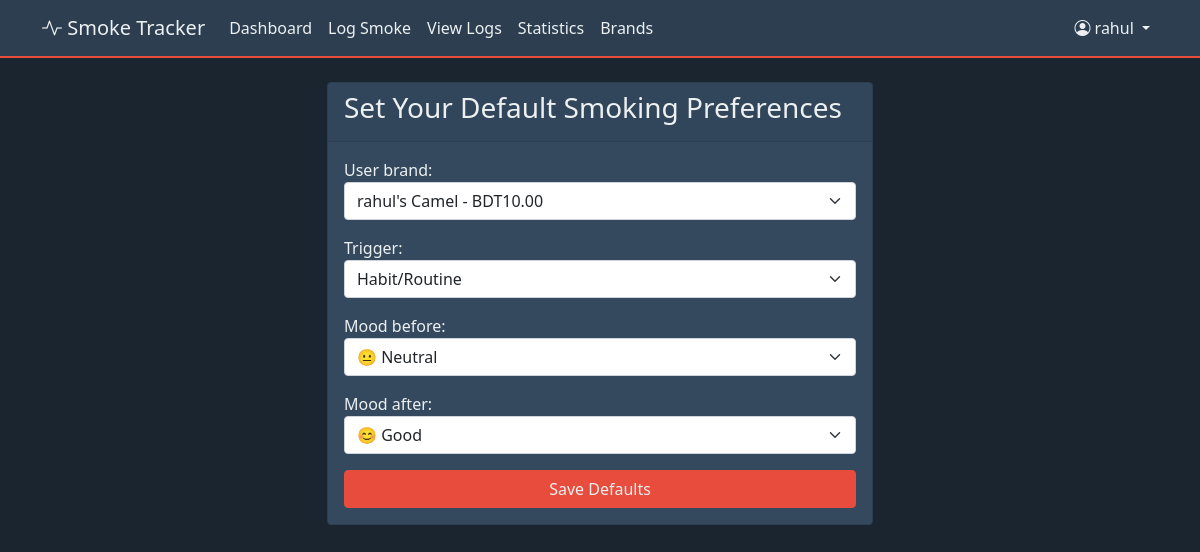
The page /set-defaults/ (signed in) on the database its author committed.
### tracker/models.py (models this page shows, shortened)
class UserDefault(models.Model):
    user = models.OneToOneField(User, on_delete=models.CASCADE)
    user_brand = models.ForeignKey(UserBrand, on_delete=models.SET_NULL, null=True, blank=True)
    trigger = models.CharField(max_length=20, choices=SmokeLog.TRIGGER_CHOICES, default='other')
    mood_before = models.IntegerField(choices=SmokeLog.MOOD_CHOICES, default=3)
    mood_after = models.IntegerField(choices=SmokeLog.MOOD_CHOICES, default=3)

### tracker/views.py (the view)
# urls.py: path('set-defaults/', views.set_defaults, name='set_defaults'),
@login_required
def set_defaults(request):
    try:
        defaults = UserDefault.objects.get(user=request.user)
    except UserDefault.DoesNotExist:
        defaults = None
    if request.method == 'POST':
        form = UserDefaultForm(request.POST, instance=defaults)
        form.fields['user_brand'].queryset = UserBrand.objects.filter(user=request.user)
        if form.is_valid():
            defaults = form.save(commit=False)
            defaults.user = request.user
            defaults.save()
            messages.success(request, 'Default settings updated successfully!')
            return redirect('home')
    else:
        form = UserDefaultForm(instance=defaults)
        form.fields['user_brand'].queryset = UserBrand.objects.filter(user=request.user)
    return render(request, 'tracker/set_defaults.html', {'form': form})

### tracker/forms.py
class UserDefaultForm(forms.ModelForm):
    class Meta:
        model = UserDefault
        fields = ['user_brand', 'trigger', 'mood_before', 'mood_after']
        widgets = {
            'user_brand': forms.Select(attrs={'class': 'form-select'}),
            'trigger': forms.Select(attrs={'class': 'form-select'}),
            'mood_before': forms.Select(attrs={'class': 'form-select'}),
            'mood_after': forms.Select(attrs={'class': 'form-select'}),
        }

### tracker/models.py (called while the page is built)
    def __str__(self):
        return f"{self.user.username}'s {self.brand.name} - {self.user.profile.currency}{self.price}"

### tracker/templates/tracker/set_defaults.html (shortened to what this page needs)
{% extends 'tracker/base.html' %}
{% block content %}
<div class="row justify-content-center">
    <div class="col-md-6">
        <div class="card">
            <div class="card-header">
                <h3>Set Your Default Smoking Preferences</h3>
            </div>
            <div class="card-body">
                <form method="post">
                    {{ form.as_p }}
                    <button type="submit" class="btn btn-primary w-100">Save Defaults</button>
                </form>
            </div>
        </div>
    </div>
</div>
{% endblock %}

### tracker/templates/tracker/base.html (shortened to what this page needs)
{% load static %}
<!DOCTYPE html>
<html lang="en">
<head>
    <link href="https://cdn.jsdelivr.net/npm/bootstrap@5.1.3/dist/css/bootstrap.min.css" rel="stylesheet">
    <link href="https://cdn.jsdelivr.net/npm/bootstrap-icons@1.8.1/font/bootstrap-icons.css" rel="stylesheet">
    <link rel="stylesheet" href="{% static 'css/custom.css' %}">
</head>
<body>
    <nav class="navbar navbar-expand-lg navbar-dark bg-dark">
        <div class="container">
            <a class="navbar-brand" href="{% url 'home' %}">
                <i class="bi bi-activity"></i> Smoke Tracker
            </a>
            <div class="collapse navbar-collapse" id="navbarNav">
                <ul class="navbar-nav me-auto">
                    {% if user.is_authenticated %}
                        <li class="nav-item">
                            <a class="nav-link" href="{% url 'home' %}">Dashboard</a>
                        </li>
                        <li class="nav-item">
                            <a class="nav-link" href="{% url 'log_smoke' %}">Log Smoke</a>
                        </li>
                        <li class="nav-item">
                            <a class="nav-link" href="{% url 'log_list' %}">View Logs</a>
                        </li>
                        <li class="nav-item">
                            <a class="nav-link" href="{% url 'stats' %}">Statistics</a>
                        </li>
                        <li class="nav-item">
                            <a class="nav-link" href="{% url 'brand_list' %}">Brands</a>
                        </li>
                    {% endif %}
                </ul>
                <ul class="navbar-nav">
                    {% if user.is_authenticated %}
                        <li class="nav-item dropdown">
                            <a class="nav-link dropdown-toggle" href="#" id="navbarDropdown" role="button" data-bs-toggle="dropdown">
                                <i class="bi bi-person-circle"></i> {{ user.username }}
                            </a>
                        </li>
                    {% endif %}
                </ul>
            </div>
        </div>
    </nav>
    <div class="container mt-4">
        {% block content %}
        {% endblock %}
    </div>
</body>
</html>

### static/css/custom.css (style rules this page uses)
:root { --primary-color: #2c3e50; --secondary-color: #34495e; --background-color: #1a252f; --text-color: #ecf0f1; --accent-color: #e74c3c; --success-color: #2ecc71; }
body { background-color: var(--background-color); color: var(--text-color); }
.navbar { background-color: var(--primary-color) !important; border-bottom: 2px solid var(--accent-color); }
.navbar-brand, .nav-link { color: var(--text-color) !important; }
.btn-primary { background-color: var(--accent-color); border-color: var(--accent-color); color: var(--text-color); }
.card { background-color: var(--secondary-color); border: 1px solid var(--primary-color); color: var(--text-color); }

### rows shown on the page
UserDefault: user_brand "rahul's Camel - BDT10.00", trigger "Habit/Routine", mood_before "😐 Neutral", mood_after "😊 Good"

### other values the page prints
{{ user.username }} "rahul"
